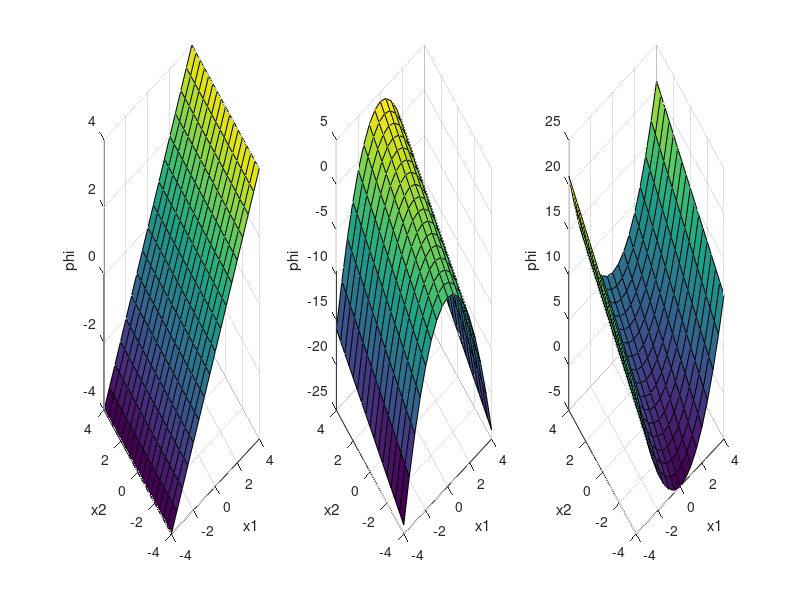

The MATLAB source for this figure: (Note: this script raises an error after producing the figure.)
x = -4:0.5:4;
y = x;
[X,Y] = meshgrid(x,y);
d = -1;
g = -0.1;
l = d/(d-2*g);

Z1 = X;
p1 = [X(:),Y(:),Z1(:)];
Z2 = Y - l*X.^2;
p2 = [X(:),Y(:),Z2(:)];
Z3 = l*Y + X.^2;
p3 = [X(:),Y(:),Z3(:)];

subplot(1,3,1);
surf(X,Y,Z1);
xlabel('x1');
ylabel('x2');
zlabel('phi');
subplot(1,3,2);
surf(X,Y,Z2);
xlabel('x1');
ylabel('x2');
zlabel('phi');
subplot(1,3,3);
surf(X,Y,Z3);
xlabel('x1');
ylabel('x2');
zlabel('phi');

%%
pgfplot3(p1(:,1),p1(:,2),p1(:,3),'3_eigf1','C:\Users\bouaz\Desktop\Thesis\pics');
pgfplot3(p2(:,1),p2(:,2),p2(:,3),'3_eigf2','C:\Users\bouaz\Desktop\Thesis\pics');
pgfplot3(p3(:,1),p3(:,2),p3(:,3),'3_eigf3','C:\Users\bouaz\Desktop\Thesis\pics');